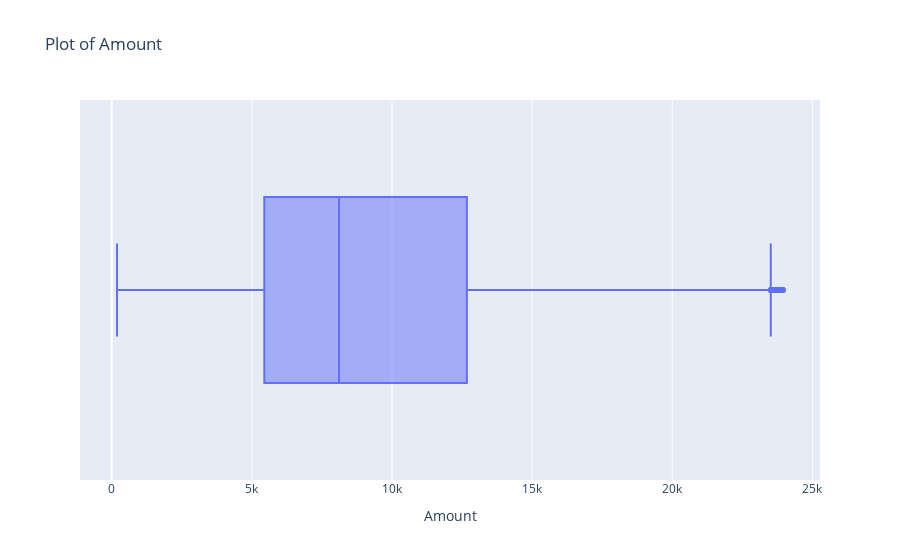

Notebook code for this chart:
### Code cell
# Handling Outliyers '
fig=px.box(df,x="Amount",title="Plot of Amount")
fig.show()

### Figure 1 — Plotly figure (JSON) as saved in the notebook; plotly's stock layout.template omitted (floating-point values rounded to 4 significant figures; data arrays with more than 128 entries replaced by an {"elided": "..."} marker saying what was removed)
{"data": [{"alignmentgroup": "True", "hovertemplate": "Amount=%{x}<extra></extra>", "legendgroup": "", "marker": {"color": "#636efa"}, "name": "", "notched": false, "offsetgroup": "", "orientation": "h", "showlegend": false, "type": "box", "x": {"elided": "11243 float values"}, "x0": " ", "xaxis": "x", "y0": " ", "yaxis": "y"}], "layout": {"autosize": true, "boxmode": "group", "legend": {"tracegroupgap": 0}, "title": {"text": "Plot of Amount"}, "xaxis": {"anchor": "y", "autorange": true, "domain": [0, 1], "range": [-1132.0, 25270.0], "title": {"text": "Amount"}, "type": "linear"}, "yaxis": {"anchor": "x", "autorange": true, "domain": [0, 1], "range": [-0.5, 0.5], "type": "category"}}}
